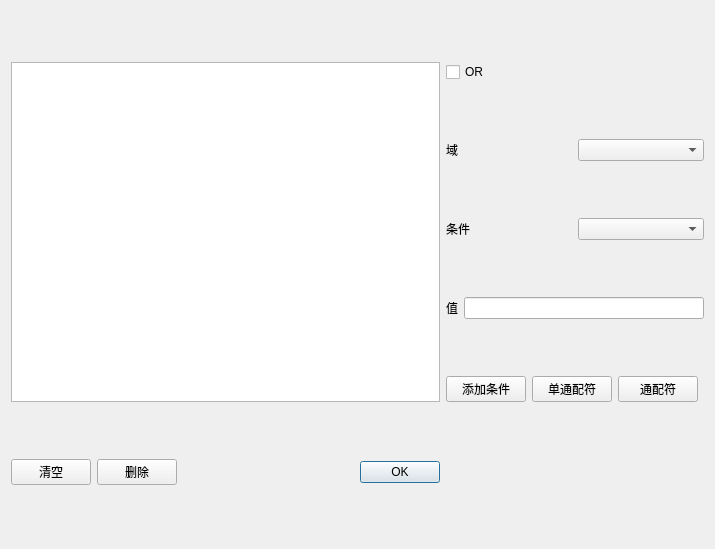
<?xml version="1.0" encoding="UTF-8"?>
<ui version="4.0">
 <class>SearchConDialog</class>
 <widget class="QDialog" name="SearchConDialog">
  <property name="geometry">
   <rect>
    <x>0</x>
    <y>0</y>
    <width>715</width>
    <height>549</height>
   </rect>
  </property>
  <property name="windowTitle">
   <string>编辑搜索条件</string>
  </property>
  <layout class="QGridLayout" name="gridLayout">
   <item row="0" column="0" rowspan="5" colspan="3">
    <widget class="QTableView" name="tableView">
     <property name="editTriggers">
      <set>QAbstractItemView::NoEditTriggers</set>
     </property>
     <property name="selectionMode">
      <enum>QAbstractItemView::SingleSelection</enum>
     </property>
     <property name="textElideMode">
      <enum>Qt::ElideRight</enum>
     </property>
    </widget>
   </item>
   <item row="0" column="3">
    <widget class="QCheckBox" name="orcheckBox">
     <property name="text">
      <string>OR</string>
     </property>
    </widget>
   </item>
   <item row="5" column="0">
    <widget class="QPushButton" name="clearButton">
     <property name="text">
      <string>清空</string>
     </property>
    </widget>
   </item>
   <item row="5" column="1">
    <widget class="QPushButton" name="deleteButton">
     <property name="text">
      <string>删除</string>
     </property>
    </widget>
   </item>
   <item row="5" column="2">
    <widget class="QDialogButtonBox" name="buttonBox">
     <property name="orientation">
      <enum>Qt::Horizontal</enum>
     </property>
     <property name="standardButtons">
      <set>QDialogButtonBox::Ok</set>
     </property>
    </widget>
   </item>
   <item row="4" column="3">
    <widget class="QPushButton" name="addButton">
     <property name="text">
      <string>添加条件</string>
     </property>
    </widget>
   </item>
   <item row="1" column="3" colspan="4">
    <layout class="QHBoxLayout" name="horizontalLayout">
     <item>
      <widget class="QLabel" name="fieldlabel">
       <property name="text">
        <string>域</string>
       </property>
      </widget>
     </item>
     <item>
      <widget class="QComboBox" name="fieldcomboBox"/>
     </item>
    </layout>
   </item>
   <item row="2" column="3" colspan="4">
    <layout class="QHBoxLayout" name="horizontalLayout_2">
     <item>
      <widget class="QLabel" name="conlabel">
       <property name="text">
        <string>条件</string>
       </property>
      </widget>
     </item>
     <item>
      <widget class="QComboBox" name="concomboBox"/>
     </item>
    </layout>
   </item>
   <item row="3" column="3" colspan="4">
    <layout class="QHBoxLayout" name="horizontalLayout_3">
     <item>
      <widget class="QLabel" name="vallabel">
       <property name="text">
        <string>值</string>
       </property>
      </widget>
     </item>
     <item>
      <widget class="QLineEdit" name="valEdit"/>
     </item>
    </layout>
   </item>
   <item row="4" column="5">
    <widget class="QPushButton" name="allButton">
     <property name="text">
      <string>通配符</string>
     </property>
    </widget>
   </item>
   <item row="4" column="4">
    <widget class="QPushButton" name="oneButton_2">
     <property name="text">
      <string>单通配符</string>
     </property>
    </widget>
   </item>
  </layout>
  <zorder>buttonBox</zorder>
  <zorder>tableView</zorder>
  <zorder>clearButton</zorder>
  <zorder>deleteButton</zorder>
  <zorder>orcheckBox</zorder>
  <zorder>addButton</zorder>
  <zorder>allButton</zorder>
  <zorder>oneButton_2</zorder>
 </widget>
 <resources/>
 <connections>
  <connection>
   <sender>buttonBox</sender>
   <signal>accepted()</signal>
   <receiver>SearchConDialog</receiver>
   <slot>accept()</slot>
   <hints>
    <hint type="sourcelabel">
     <x>248</x>
     <y>254</y>
    </hint>
    <hint type="destinationlabel">
     <x>157</x>
     <y>274</y>
    </hint>
   </hints>
  </connection>
  <connection>
   <sender>buttonBox</sender>
   <signal>rejected()</signal>
   <receiver>SearchConDialog</receiver>
   <slot>reject()</slot>
   <hints>
    <hint type="sourcelabel">
     <x>316</x>
     <y>260</y>
    </hint>
    <hint type="destinationlabel">
     <x>286</x>
     <y>274</y>
    </hint>
   </hints>
  </connection>
  <connection>
   <sender>clearButton</sender>
   <signal>clicked()</signal>
   <receiver>SearchConDialog</receiver>
   <slot>clears()</slot>
   <hints>
    <hint type="sourcelabel">
     <x>47</x>
     <y>523</y>
    </hint>
    <hint type="destinationlabel">
     <x>357</x>
     <y>274</y>
    </hint>
   </hints>
  </connection>
  <connection>
   <sender>deleteButton</sender>
   <signal>clicked()</signal>
   <receiver>SearchConDialog</receiver>
   <slot>deleteSelect()</slot>
   <hints>
    <hint type="sourcelabel">
     <x>137</x>
     <y>523</y>
    </hint>
    <hint type="destinationlabel">
     <x>357</x>
     <y>274</y>
    </hint>
   </hints>
  </connection>
  <connection>
   <sender>addButton</sender>
   <signal>clicked()</signal>
   <receiver>SearchConDialog</receiver>
   <slot>addCondition()</slot>
   <hints>
    <hint type="sourcelabel">
     <x>579</x>
     <y>478</y>
    </hint>
    <hint type="destinationlabel">
     <x>357</x>
     <y>274</y>
    </hint>
   </hints>
  </connection>
  <connection>
   <sender>allButton</sender>
   <signal>clicked()</signal>
   <receiver>SearchConDialog</receiver>
   <slot>addAll()</slot>
   <hints>
    <hint type="sourcelabel">
     <x>660</x>
     <y>478</y>
    </hint>
    <hint type="destinationlabel">
     <x>357</x>
     <y>274</y>
    </hint>
   </hints>
  </connection>
  <connection>
   <sender>oneButton_2</sender>
   <signal>clicked()</signal>
   <receiver>SearchConDialog</receiver>
   <slot>addOne()</slot>
   <hints>
    <hint type="sourcelabel">
     <x>570</x>
     <y>478</y>
    </hint>
    <hint type="destinationlabel">
     <x>357</x>
     <y>274</y>
    </hint>
   </hints>
  </connection>
 </connections>
 <slots>
  <slot>clears()</slot>
  <slot>deleteSelect()</slot>
  <slot>addCondition()</slot>
  <slot>addLB()</slot>
  <slot>addRB()</slot>
  <slot>addNOT()</slot>
  <slot>addAll()</slot>
  <slot>addOne()</slot>
 </slots>
</ui>
